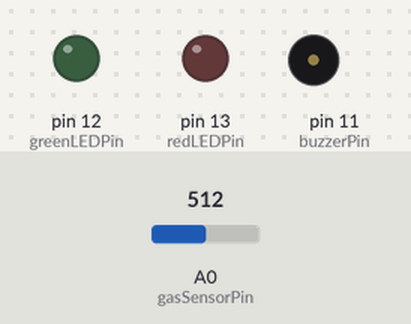
Bench run of a sketch on a simulated Arduino Uno, built with avr-gcc and run on an emulated ATmega328P. Shown: output pins drawn as LEDs (lit = HIGH), buzzer (waves = sounding, pin HIGH). The inputs (shaded band) are chosen by the test bench; at power-on: A0 (gasSensorPin) = 512.

Above: at 3.8 s.
3.9 s: A0 (gasSensorPin) set to 262
7.8 s: A0 (gasSensorPin) set to 241
At 9.4 s:
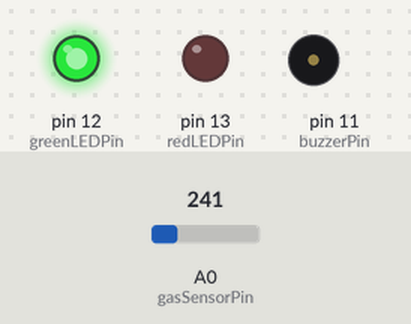
15.8 s: A0 (gasSensorPin) set to 260
At 18.4 s:
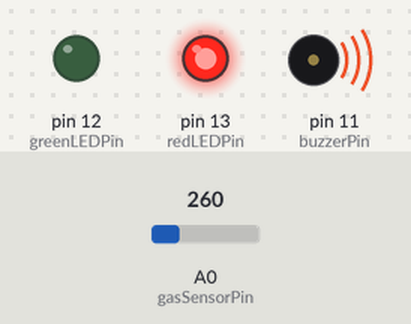
23.0 s: A0 (gasSensorPin) set to 240
At 25.8 s:
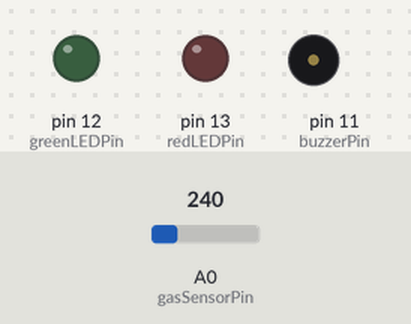
Timing chart, 0 to 32.0 s (numbered marks = the images above; inputs shaded):
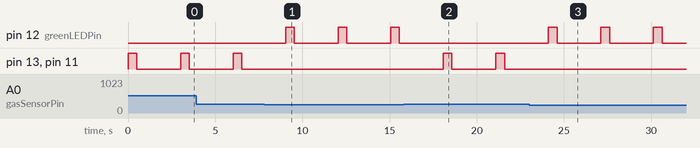

The sketch:

Arduino_Uno_MQ2.ino
```cpp
#include <SoftwareSerial.h>

const int gasSensorPin = A0;
const int redLEDPin = 13;
const int greenLEDPin = 12;
const int buzzerPin = 11;
const int bluetoothPin = (2, 3) ;

SoftwareSerial bluetooth(2, 3);
void setup() {

 pinMode(gasSensorPin, INPUT);
 pinMode(redLEDPin, OUTPUT);
 pinMode(greenLEDPin, OUTPUT);
 pinMode(buzzerPin, OUTPUT);
 pinMode(bluetoothPin, OUTPUT);

 bluetooth.begin(9600);
}
void loop() {

 int gasValue = analogRead(gasSensorPin);

 if (gasValue > 250) {
 digitalWrite(redLEDPin, HIGH);
 digitalWrite(buzzerPin, HIGH);
 delay(500);
 digitalWrite(redLEDPin, LOW);
 digitalWrite(buzzerPin, LOW);
 delay(500);
 }

 else {
 digitalWrite(greenLEDPin, HIGH);
 delay(500);
 digitalWrite(greenLEDPin, LOW);
 delay(500);
 }


 if (gasValue > 250) {
 char gasValue = bluetooth.read();
 bluetooth.println("GAS DETECTED ");
 bluetooth.flush();
 delay(2000);
 }
 else {
 char gasValue = bluetooth.read();
 bluetooth.println("NO GAS ");
 bluetooth.flush();
 delay(2000);
 }
}
```

Measured:
- the behaviour switches between 251 and 250 on A0 (gasSensorPin) (found by bisection; images 0 and 1)
- after the input at 7.8 s, pin 12 (greenLEDPin): alternates HIGH for 0.50 s and LOW for 2.5 s, starting after 1.2 s; pin 13 (redLEDPin), pin 11 (buzzerPin): stops changing and stays LOW
- after the input at 15.8 s, pin 12 (greenLEDPin): stops changing and stays LOW; pin 13 (redLEDPin), pin 11 (buzzerPin): alternates HIGH for 0.50 s and LOW for 2.5 s, starting after 2.3 s
- after the input at 23.0 s, pin 12 (greenLEDPin): alternates HIGH for 0.50 s and LOW for 2.5 s, starting after 1.1 s; pin 13 (redLEDPin), pin 11 (buzzerPin): stops changing and stays LOW
